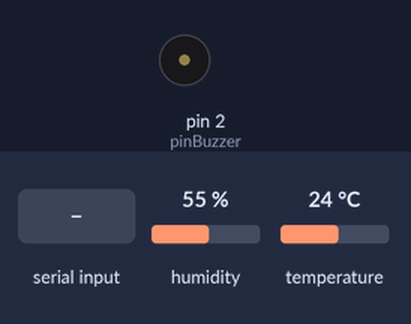
A sketch run on a simulated Arduino Uno, built with avr-gcc and run on an emulated ATmega328P. On the bench: buzzer (waves = sounding). The inputs (shaded band) are chosen by the test bench; at power-on: humidity 55 %, temperature 24 °C. What the sketch prints to the serial monitor is not drawn.

Above: at 3.9 s.
4.0 s: humidity set to 52 %
7.2 s: humidity set to 49 %
At 8.1 s:
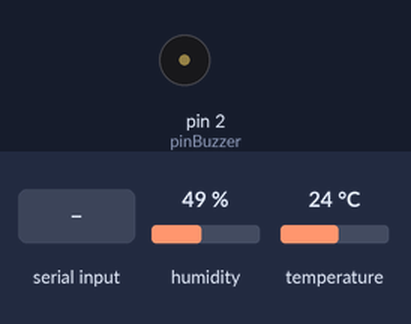
12.2 s: "TMAX 1\n" received over Serial
At 13.1 s:
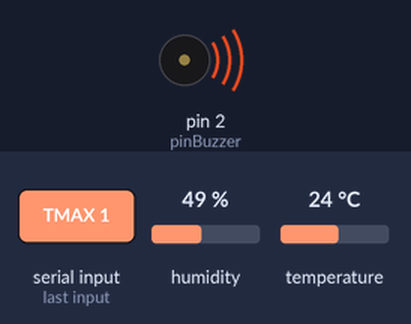
15.7 s: temperature set to 10.8 °C
19.2 s: temperature set to 9.3 °C
25.3 s: "TMIN 1\n" received over Serial
Timing chart, 0 to 29.8 s (numbered marks = the images above; inputs shaded):
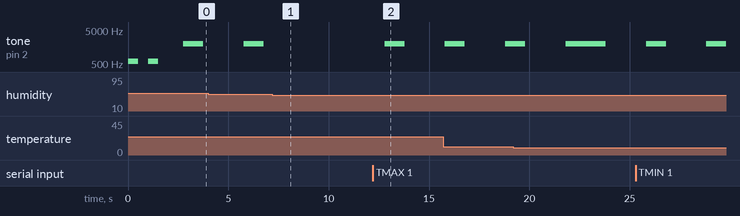

Measured:
- after the input at 7.2 s, tone on pin 2 (pinBuzzer): stays silent (without the input it goes to 2000 Hz after 1.6 s)
- after the input at 12.2 s, tone on pin 2 (pinBuzzer): silent → 2000 Hz after 0.59 s, → silent 1.0 s later

The sketch:

arduino.ino
```cpp
#include <dht.h>

// DEFINIÇÃO DE PINOS
const int pinSensor = 7;     // Pino do DHT22
const int pinBuzzer = 2;    // Pino do buzzer

// LIMITES PADRÃO (Alteráveis)
float maxTemperatura = 30.0;    // em ºC
float minTemperatura = 10.0;    // em ºC
float maxUmidade = 50.0;        // em %
float minUmidade = 5.0;         // em %
unsigned int intervalo = 2000;  // 2000 milisegundos

// INSTANCIAR O SENSOR E INICIALIZAR DELAY
unsigned long delayIntervalo = 100;
dht sensorDHT;

void setup() {
  // Iniciando o pino do buzzer como saída
  pinMode(pinBuzzer, OUTPUT);
  // Som de Inicialização
  // Buzzer produz um frequência de 600Hz por 0.5s, espera mais 0.5s e toca a mesma frequencia de novo
  tone(pinBuzzer, 600);
  delay(500);
  noTone(pinBuzzer);
  delay(500);
  tone(pinBuzzer, 600);
  delay(500);
  noTone(pinBuzzer);

  // INICIANDO MONITOR SERIAL
  Serial.begin(9600);

  // INFORMAÇÃO PARA O USUÁRIO
  Serial.println("\n");
  Serial.println("\t\t\t\t < Sistema ThermoSense >");
  Serial.println("-----------------------------------------------------------------------------------------------------");
  Serial.println("Sistema,\tTempo(mS),\tUmidade(%),\tTemperatura(C),\t\tStatus de Ambiente");
  Serial.println("-----------------------------------------------------------------------------------------------------");
  delay(1000);
}

void loop() {
  // VERIFICA SE HOUVE NOVO COMANDO EXTERNO VIA SERIAL
  processarComandosSerial();

  // LEITURA DOS DADOS NO INTERVALO DEFINIDO
  if ((millis() - delayIntervalo) > intervalo) {
    unsigned long start = millis();
    int chk = sensorDHT.read22(pinSensor);
    unsigned long stop = millis();

    // VERIFICA SE HOUVE ERRO NA LEITURA DO DHT22
    switch (chk) {
      case DHTLIB_OK:
        Serial.print("OK,\t\t");
        break;
      case DHTLIB_ERROR_CHECKSUM:
        Serial.print("Checksum error,\t\t");
        break;
      case DHTLIB_ERROR_TIMEOUT:
        Serial.print("Time out error,\t\t");
        break;
      case DHTLIB_ERROR_CONNECT:
        Serial.print("Connect error,\t\t");
        break;
      case DHTLIB_ERROR_ACK_L:
        Serial.print("Ack Low error,\t\t");
        break;
      case DHTLIB_ERROR_ACK_H:
        Serial.print("Ack High error,\t\t");
        break;
      default:
        Serial.print("Unknown error,\t\t");
        break;
    }

    // EXIBINDO DADOS LIDOS NO MONITOR SERIAL
    Serial.print(stop - start);
    Serial.print(", \t\t");
    float atualUmidade = sensorDHT.humidity;
    Serial.print(atualUmidade, 1);
    Serial.print(",\t\t");
    float atualTemperatura = sensorDHT.temperature;
    Serial.print(atualTemperatura, 1);

    // LÓGICA DO ALERTA QUE ACIONA O BUZZER
    bool problema = false;

    if (sensorDHT.temperature > maxTemperatura) {
      ativarBuzzer(true);
      problema = true;
      Serial.print(",\t\t\tPERIGO (TEMPERATURA ALTA)");

    }
    if (sensorDHT.temperature < minTemperatura) {
      ativarBuzzer(true);
      problema = true;
      Serial.print(",\t\t\tPERIGO (TEMPERATURA BAIXA)");

    }
    if (sensorDHT.humidity > maxUmidade) {
      ativarBuzzer(true);
      problema = true;
      Serial.print(",\t\t\tPERIGO (UMIDADE ALTA)");
    }
    if (sensorDHT.humidity < minUmidade) {
      ativarBuzzer(true);
      problema = true;
      Serial.print(",\t\t\tPERIGO (UMIDADE BAIXA)");
    }
    if (!problema) {
      Serial.print(",\t\t\tDentro dos limites (TUDO ESTÁ OK!)");
    }

    Serial.println();
    delayIntervalo = millis();
  }
}

// FUNCAO AUXILIAR QUE ATIVA O BUZZER
void ativarBuzzer (bool ativar) {
  if (ativar){
    tone(pinBuzzer, 2000);  //gerando uma onda quadrada (tom) de frequência 2.000Hz
    delay(1000);            //mantém o tom no Buzzer por 1 segundo
    noTone(pinBuzzer);      //interrompendo o tom no pino2
  }
}

// FUNÇÃO AUXILIAR PARA RECEBER NOVOS LIMITES DE UM SOFTWARE EXTERNO
void processarComandosSerial() {
  if (Serial.available() > 0) {

    // Lê tudo o que foi enviado até a quebra de linha ('\n')
    String comandoCompleto = Serial.readStringUntil('\n');
    // Remove espaços ou quebras de linha indesejadas
    comandoCompleto.trim();
    // Procura onde está o espaço que separa o comando do valor (ex: "TMAX 30.5")
    int espacoIndex = comandoCompleto.indexOf(' ');

    if (espacoIndex > 0) {
      // Separa o texto (comando) e o número (valor)
      String comando = comandoCompleto.substring(0, espacoIndex);
      float valor = comandoCompleto.substring(espacoIndex + 1).toFloat();

      // Comparações usam ASPAS DUPLAS (" ")
      if (comando == "TMAX" || comando == "tmax") {
        maxTemperatura = valor;
        Serial.print("-> Novo limite MÁXIMO de temperatura definido para: ");
        Serial.print(maxTemperatura);
        Serial.println(" ºC");

      } else if (comando == "TMIN" || comando == "tmin") {
        minTemperatura = valor;
        Serial.print("-> Novo limite MÍNIMO de temperatura definido para: ");
        Serial.print(minTemperatura);
        Serial.println(" ºC");

      } else if (comando == "UMAX" || comando == "umax") {
        maxUmidade = valor;
        Serial.print("-> Novo limite MÁXIMO de umidade definido para: ");
        Serial.print(maxUmidade);
        Serial.println(" %");

      } else if (comando == "UMIN" || comando == "umin") {
        minUmidade = valor;
        Serial.print("-> Novo limite MÍNIMO de umidade definido para: ");
        Serial.print(minUmidade);
        Serial.println(" %");
      } else if (comando == "INTERVALO" || comando == "intervalo") {
        if (valor >= 1000 && valor <= 900000) {
          intervalo = (unsigned long)valor;
          Serial.print("-> Novo intervalo de leitura definido para: ");
          Serial.print(intervalo);
          Serial.println(" ms");
        }
      }
    }
  }
}
```
